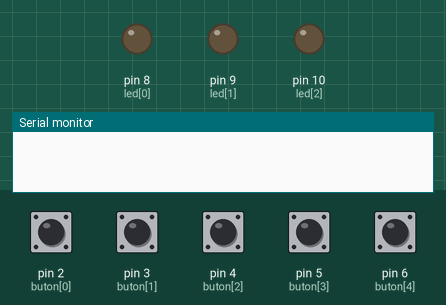
Recording of a sketch running on a simulated Arduino Uno, built with avr-gcc and run on an emulated ATmega328P. Shown: output pins drawn as LEDs (lit = HIGH), the last lines printed to the serial monitor. Dashed ring = blinking. The inputs (shaded band) are chosen by the test bench; at power-on: pin 2 (buton[0]), pin 3 (buton[1]), pin 4 (buton[2]), pin 5 (buton[3]), pin 6 (buton[4]) LOW.

Above: at 1.2 s.
1.3 s: pin 5 (buton[3]) pulled HIGH for 0.15 s
At 1.42 s:
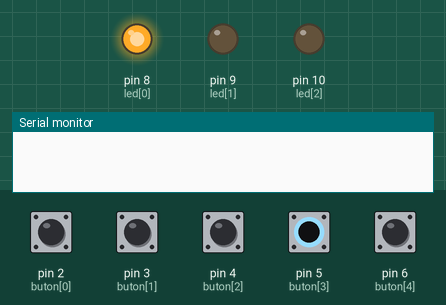
4.3 s: pin 3 (buton[1]) pulled HIGH for 0.15 s
At 4.38 s:
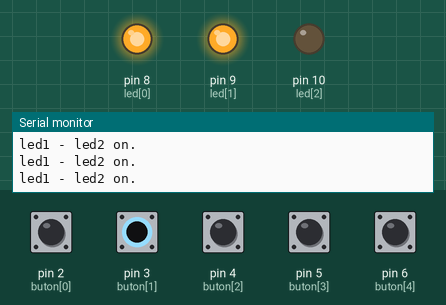
5.9 s: pin 4 (buton[2]) pulled HIGH for 0.15 s
At 5.97 s:
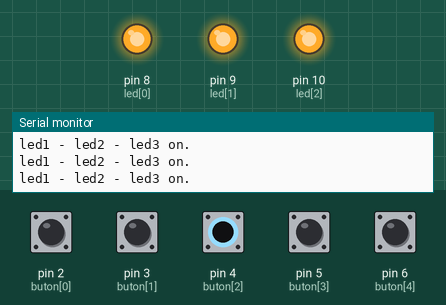
7.5 s: pin 6 (buton[4]) pulled HIGH for 1 s
At 7.62 s:
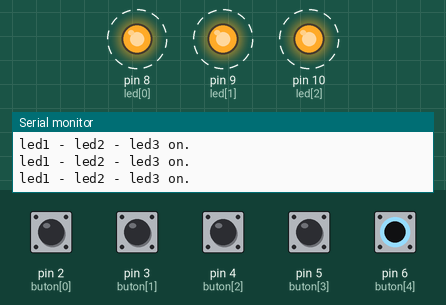
10.0 s: pin 2 (buton[0]) pulled HIGH for 0.15 s
At 11.1 s:
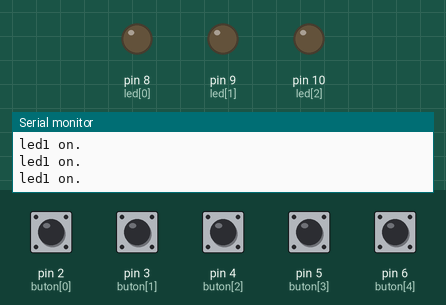
11.6 s: pin 2 (buton[0]) driven HIGH and pin 5 (buton[3]) driven HIGH
At 12.22 s:
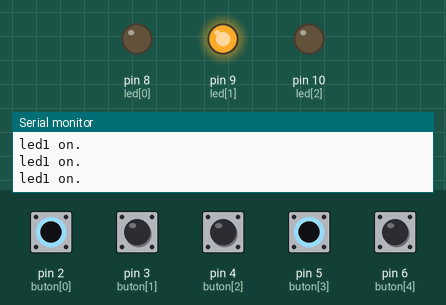
Timing chart, 0 to 14.6 s (numbered marks = the images above; inputs shaded):
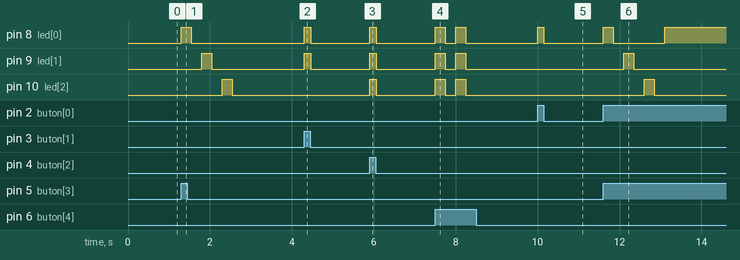

Measured:
- after the input at 1.3 s, pin 8 (led[0]): LOW → HIGH at once, → LOW 0.25 s later; pin 9 (led[1]): LOW → HIGH after 0.50 s, → LOW 0.25 s later; pin 10 (led[2]): LOW → HIGH after 1.0 s, → LOW 0.25 s later
- after the input at 4.3 s, pin 8 (led[0]), pin 9 (led[1]): LOW → HIGH at once, → LOW 0.16 s later
- after the input at 5.9 s, pin 8 (led[0]), pin 9 (led[1]), pin 10 (led[2]): LOW → HIGH at once, → LOW 0.16 s later
- after the input at 7.5 s, pin 8 (led[0]), pin 9 (led[1]), pin 10 (led[2]): alternates HIGH for 0.25 s and LOW for 0.25 s, 4 changes in all, then stays LOW, starting at once
- after the input at 10.0 s, pin 8 (led[0]): LOW → HIGH at once, → LOW 0.15 s later
- after the input at 11.6 s, pin 8 (led[0]): LOW → HIGH at once, → LOW 0.25 s later, → HIGH 1.3 s later; pin 9 (led[1]): LOW → HIGH after 0.50 s, → LOW 0.25 s later; pin 10 (led[2]): LOW → HIGH after 1.0 s, → LOW 0.25 s later

The sketch:

button_5_led_3.ino
```cpp
const int buton[ 5 ] = { 2,3,4,5,6 };
const int led[ 3 ] = { 8,9,10 };

void setup(){
    for( int i=0; i<=2; i++ )
        pinMode( led[ i ], OUTPUT );

    for( int b=0; b<=4; b++ )
        pinMode( buton[ b ], INPUT );

    Serial.begin( 9600 );
}

void loop(){

    int buton_state[ 5 ];

    for( int b=0; b<=4; b++ )
        buton_state[ b ] = digitalRead( buton[ b ] );

    if( buton_state[ 0 ] == 1 ){
        digitalWrite( led[ 0 ], HIGH );
        Serial.println( "led1 on." );
    }

    else if( buton_state[ 1 ] == 1 ){
        digitalWrite( led[ 0 ], HIGH );
        digitalWrite( led[ 1 ], HIGH );
        Serial.println( "led1 - led2 on." );
    }

    else if( buton_state[ 2 ] == 1 ){
        for( int l=0; l<=2; l++ ){
            digitalWrite( led[ l ], HIGH );
        }
        Serial.println( "led1 - led2 - led3 on." );
    }

    else if( buton_state[ 3 ] == 1 ){
        for( int l=0; l<=2; l++ ){
            digitalWrite( led[ l ], HIGH );
            delay( 250 );
            digitalWrite( led[ l ], LOW );
            delay( 250 );
        }
    }

    else if( buton_state[ 4 ] == 1 ){
        for( int l=0; l<=2; l++ ){
            digitalWrite( led[ l ], HIGH );
        }
        delay( 250 );
        for( int l=0; l<=2; l++ ){
            digitalWrite( led[ l ], LOW );
        }
        delay( 250 );
    }

    else
        for( int l=0; l<=2; l++ )
            digitalWrite( led[ l ], LOW );

}
```
